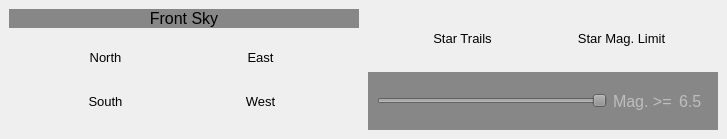
      <widget class="QFrame" name="wStar">
       <layout class="QHBoxLayout" name="wStarRow">
        <property name="spacing">
         <number>9</number>
        </property>
        <property name="leftMargin">
         <number>9</number>
        </property>
        <property name="topMargin">
         <number>9</number>
        </property>
        <property name="rightMargin">
         <number>9</number>
        </property>
        <property name="bottomMargin">
         <number>9</number>
        </property>
        <item>
         <widget class="QWidget" name="verticalWidget" native="true">
          <property name="minimumSize">
           <size>
            <width>350</width>
            <height>84</height>
           </size>
          </property>
          <property name="maximumSize">
           <size>
            <width>350</width>
            <height>16777215</height>
           </size>
          </property>
          <layout class="QVBoxLayout" name="verticalLayout_8">
           <property name="spacing">
            <number>0</number>
           </property>
           <property name="leftMargin">
            <number>0</number>
           </property>
           <property name="topMargin">
            <number>0</number>
           </property>
           <property name="rightMargin">
            <number>0</number>
           </property>
           <property name="bottomMargin">
            <number>0</number>
           </property>
           <item>
            <widget class="QLabel" name="lblFront">
             <property name="font">
              <font>
               <family>MS Shell Dlg 2</family>
               <pointsize>12</pointsize>
               <weight>50</weight>
               <italic>false</italic>
               <bold>false</bold>
              </font>
             </property>
             <property name="autoFillBackground">
              <bool>false</bool>
             </property>
             <property name="styleSheet">
              <string notr="true">font: 12pt &quot;MS Shell Dlg 2&quot;;
background-color: rgb(135, 135, 135);
</string>
             </property>
             <property name="text">
              <string>Front Sky</string>
             </property>
             <property name="alignment">
              <set>Qt::AlignCenter</set>
             </property>
            </widget>
           </item>
           <item>
            <widget class="QFrame" name="horizontalFrame">
             <layout class="QHBoxLayout" name="horizontalLayout_3">
              <property name="spacing">
               <number>0</number>
              </property>
              <item>
               <widget class="QFrame" name="verticalFrame_2">
                <property name="minimumSize">
                 <size>
                  <width>135</width>
                  <height>84</height>
                 </size>
                </property>
                <property name="maximumSize">
                 <size>
                  <width>135</width>
                  <height>16777215</height>
                 </size>
                </property>
                <layout class="QVBoxLayout" name="verticalLayout_6">
                 <property name="spacing">
                  <number>4</number>
                 </property>
                 <property name="leftMargin">
                  <number>0</number>
                 </property>
                 <property name="topMargin">
                  <number>0</number>
                 </property>
                 <property name="rightMargin">
                  <number>0</number>
                 </property>
                 <property name="bottomMargin">
                  <number>0</number>
                 </property>
                 <item>
                  <widget class="QPushButton" name="btnNorth">
                   <property name="minimumSize">
                    <size>
                     <width>135</width>
                     <height>40</height>
                    </size>
                   </property>
                   <property name="maximumSize">
                    <size>
                     <width>135</width>
                     <height>16777215</height>
                    </size>
                   </property>
                   <property name="styleSheet">
                    <string notr="true">QPushButton { 
     border-style: inset;
     border-width: 1px;
     border-radius:5px;
	 padding: 3px;
     border-style: solid;
     border-width: 1px;
     border-radius:5px;
     border-color: palette(button);
	 padding: 3px;
     font-size: 10pt;
}

QPushButton:checked { 
     border-color: palette(dark);
    background-color: qradialgradient(cx: 0.7, cy: 1.4, fx: 0.7, fy: 1.9, radius: 1.5, stop: 0 rgb(255, 255, 0), stop: 1 transparent );
}

QPushButton:pressed { 
     border-color: palette(dark);
     background-color: qradialgradient(cx: 0.7, cy: 1.4, fx: 0.7, fy: 1.9, radius: 1.5, stop: 0 palette(dark), stop: 1 transparent );
}

</string>
                   </property>
                   <property name="text">
                    <string>North</string>
                   </property>
                  </widget>
                 </item>
                 <item>
                  <widget class="QPushButton" name="btnSouth">
                   <property name="minimumSize">
                    <size>
                     <width>135</width>
                     <height>40</height>
                    </size>
                   </property>
                   <property name="maximumSize">
                    <size>
                     <width>135</width>
                     <height>16777215</height>
                    </size>
                   </property>
                   <property name="styleSheet">
                    <string notr="true">QPushButton { 
     border-style: inset;
     border-width: 1px;
     border-radius:5px;
	 padding: 3px;
     border-style: solid;
     border-width: 1px;
     border-radius:5px;
     border-color: palette(button);
	 padding: 3px;
     font-size: 10pt;
}

QPushButton:checked { 
     border-color: palette(dark);
    background-color: qradialgradient(cx: 0.7, cy: 1.4, fx: 0.7, fy: 1.9, radius: 1.5, stop: 0 rgb(255, 255, 0), stop: 1 transparent );
}

QPushButton:pressed { 
     border-color: palette(dark);
     background-color: qradialgradient(cx: 0.7, cy: 1.4, fx: 0.7, fy: 1.9, radius: 1.5, stop: 0 palette(dark), stop: 1 transparent );
}

</string>
                   </property>
                   <property name="text">
                    <string>South</string>
                   </property>
                  </widget>
                 </item>
                </layout>
               </widget>
              </item>
              <item>
               <widget class="QFrame" name="verticalFrame">
                <property name="minimumSize">
                 <size>
                  <width>135</width>
                  <height>84</height>
                 </size>
                </property>
                <property name="maximumSize">
                 <size>
                  <width>135</width>
                  <height>16777215</height>
                 </size>
                </property>
                <layout class="QVBoxLayout" name="verticalLayout_2">
                 <property name="spacing">
                  <number>4</number>
                 </property>
                 <property name="leftMargin">
                  <number>0</number>
                 </property>
                 <property name="topMargin">
                  <number>0</number>
                 </property>
                 <property name="rightMargin">
                  <number>0</number>
                 </property>
                 <property name="bottomMargin">
                  <number>0</number>
                 </property>
                 <item>
                  <widget class="QPushButton" name="btnEast">
                   <property name="minimumSize">
                    <size>
                     <width>135</width>
                     <height>40</height>
                    </size>
                   </property>
                   <property name="maximumSize">
                    <size>
                     <width>135</width>
                     <height>16777215</height>
                    </size>
                   </property>
                   <property name="styleSheet">
                    <string notr="true">QPushButton { 
     border-style: inset;
     border-width: 1px;
     border-radius:5px;
	 padding: 3px;
     border-style: solid;
     border-width: 1px;
     border-radius:5px;
     border-color: palette(button);
	 padding: 3px;
     font-size: 10pt;
}

QPushButton:checked { 
     border-color: palette(dark);
    background-color: qradialgradient(cx: 0.7, cy: 1.4, fx: 0.7, fy: 1.9, radius: 1.5, stop: 0 rgb(255, 255, 0), stop: 1 transparent );
}

QPushButton:pressed { 
     border-color: palette(dark);
     background-color: qradialgradient(cx: 0.7, cy: 1.4, fx: 0.7, fy: 1.9, radius: 1.5, stop: 0 palette(dark), stop: 1 transparent );
}

</string>
                   </property>
                   <property name="text">
                    <string>East</string>
                   </property>
                  </widget>
                 </item>
                 <item>
                  <widget class="QPushButton" name="btnWest">
                   <property name="minimumSize">
                    <size>
                     <width>135</width>
                     <height>40</height>
                    </size>
                   </property>
                   <property name="maximumSize">
                    <size>
                     <width>135</width>
                     <height>16777215</height>
                    </size>
                   </property>
                   <property name="styleSheet">
                    <string notr="true">QPushButton { 
     border-style: inset;
     border-width: 1px;
     border-radius:5px;
	 padding: 3px;
     border-style: solid;
     border-width: 1px;
     border-radius:5px;
     border-color: palette(button);
	 padding: 3px;
     font-size: 10pt;
}

QPushButton:checked { 
     border-color: palette(dark);
    background-color: qradialgradient(cx: 0.7, cy: 1.4, fx: 0.7, fy: 1.9, radius: 1.5, stop: 0 rgb(255, 255, 0), stop: 1 transparent );
}

QPushButton:pressed { 
     border-color: palette(dark);
     background-color: qradialgradient(cx: 0.7, cy: 1.4, fx: 0.7, fy: 1.9, radius: 1.5, stop: 0 palette(dark), stop: 1 transparent );
}

</string>
                   </property>
                   <property name="text">
                    <string>West</string>
                   </property>
                  </widget>
                 </item>
                </layout>
               </widget>
              </item>
             </layout>
            </widget>
           </item>
          </layout>
         </widget>
        </item>
        <item>
         <widget class="QWidget" name="verticalWidget_3" native="true">
          <property name="minimumSize">
           <size>
            <width>350</width>
            <height>84</height>
           </size>
          </property>
          <property name="maximumSize">
           <size>
            <width>350</width>
            <height>16777215</height>
           </size>
          </property>
          <layout class="QVBoxLayout" name="verticalLayout_7">
           <property name="spacing">
            <number>4</number>
           </property>
           <property name="leftMargin">
            <number>0</number>
           </property>
           <property name="topMargin">
            <number>0</number>
           </property>
           <property name="rightMargin">
            <number>0</number>
           </property>
           <property name="bottomMargin">
            <number>0</number>
           </property>
           <item>
            <widget class="QFrame" name="horizontalFrame">
             <layout class="QHBoxLayout" name="layoutbut">
              <item>
               <widget class="QPushButton" name="btnStarTrails">
                <property name="minimumSize">
                 <size>
                  <width>135</width>
                  <height>40</height>
                 </size>
                </property>
                <property name="maximumSize">
                 <size>
                  <width>135</width>
                  <height>16777215</height>
                 </size>
                </property>
                <property name="styleSheet">
                 <string notr="true">QPushButton { 
     border-style: inset;
     border-width: 1px;
     border-radius:5px;
	 padding: 3px;
     border-style: solid;
     border-width: 1px;
     border-radius:5px;
     border-color: palette(button);
	 padding: 3px;
     font-size: 10pt;
}

QPushButton:checked { 
     border-color: palette(dark);
    background-color: qradialgradient(cx: 0.7, cy: 1.4, fx: 0.7, fy: 1.9, radius: 1.5, stop: 0 rgb(255, 255, 0), stop: 1 transparent );
}

QPushButton:pressed { 
     border-color: palette(dark);
     background-color: qradialgradient(cx: 0.7, cy: 1.4, fx: 0.7, fy: 1.9, radius: 1.5, stop: 0 palette(dark), stop: 1 transparent );
}

</string>
                </property>
                <property name="text">
                 <string>Star Trails</string>
                </property>
                <property name="checkable">
                 <bool>true</bool>
                </property>
               </widget>
              </item>
              <item>
               <widget class="QPushButton" name="btnStarMag">
                <property name="minimumSize">
                 <size>
                  <width>135</width>
                  <height>40</height>
                 </size>
                </property>
                <property name="maximumSize">
                 <size>
                  <width>135</width>
                  <height>16777215</height>
                 </size>
                </property>
                <property name="styleSheet">
                 <string notr="true">QPushButton { 
     border-style: inset;
     border-width: 1px;
     border-radius:5px;
	 padding: 3px;
     border-style: solid;
     border-width: 1px;
     border-radius:5px;
     border-color: palette(button);
	 padding: 3px;
     font-size: 10pt;
}

QPushButton:checked { 
     border-color: palette(dark);
    background-color: qradialgradient(cx: 0.7, cy: 1.4, fx: 0.7, fy: 1.9, radius: 1.5, stop: 0 rgb(255, 255, 0), stop: 1 transparent );
}

QPushButton:pressed { 
     border-color: palette(dark);
     background-color: qradialgradient(cx: 0.7, cy: 1.4, fx: 0.7, fy: 1.9, radius: 1.5, stop: 0 palette(dark), stop: 1 transparent );
}

</string>
                </property>
                <property name="text">
                 <string>Star Mag. Limit</string>
                </property>
                <property name="checkable">
                 <bool>true</bool>
                </property>
               </widget>
              </item>
             </layout>
            </widget>
           </item>
           <item>
            <widget class="QFrame" name="frameStarMag_2">
             <property name="enabled">
              <bool>false</bool>
             </property>
             <property name="styleSheet">
              <string notr="true">font: 12pt &quot;MS Shell Dlg 2&quot;;
background-color: rgb(135, 135, 135);</string>
             </property>
             <layout class="QHBoxLayout" name="frameStarMag">
              <property name="spacing">
               <number>6</number>
              </property>
              <item>
               <widget class="QSlider" name="horizontalSlider">
                <property name="minimum">
                 <number>-20</number>
                </property>
                <property name="maximum">
                 <number>65</number>
                </property>
                <property name="singleStep">
                 <number>1</number>
                </property>
                <property name="value">
                 <number>65</number>
                </property>
                <property name="sliderPosition">
                 <number>65</number>
                </property>
                <property name="orientation">
                 <enum>Qt::Horizontal</enum>
                </property>
                <property name="invertedAppearance">
                 <bool>false</bool>
                </property>
                <property name="invertedControls">
                 <bool>false</bool>
                </property>
                <property name="tickPosition">
                 <enum>QSlider::NoTicks</enum>
                </property>
                <property name="tickInterval">
                 <number>0</number>
                </property>
               </widget>
              </item>
              <item>
               <widget class="QLabel" name="labelMag">
                <property name="minimumSize">
                 <size>
                  <width>60</width>
                  <height>0</height>
                 </size>
                </property>
                <property name="maximumSize">
                 <size>
                  <width>60</width>
                  <height>16777215</height>
                 </size>
                </property>
                <property name="font">
                 <font>
                  <family>MS Shell Dlg 2</family>
                  <pointsize>12</pointsize>
                  <weight>50</weight>
                  <italic>false</italic>
                  <bold>false</bold>
                 </font>
                </property>
                <property name="styleSheet">
                 <string notr="true">font: 12pt &quot;MS Shell Dlg 2&quot;;
background-color: rgb(135, 135, 135);</string>
                </property>
                <property name="text">
                 <string>Mag. &gt;=</string>
                </property>
               </widget>
              </item>
              <item>
               <widget class="QLabel" name="lblMag">
                <property name="minimumSize">
                 <size>
                  <width>30</width>
                  <height>0</height>
                 </size>
                </property>
                <property name="maximumSize">
                 <size>
                  <width>30</width>
                  <height>16777215</height>
                 </size>
                </property>
                <property name="font">
                 <font>
                  <family>MS Shell Dlg 2</family>
                  <pointsize>12</pointsize>
                  <weight>50</weight>
                  <italic>false</italic>
                  <bold>false</bold>
                 </font>
                </property>
                <property name="styleSheet">
                 <string notr="true">font: 12pt &quot;MS Shell Dlg 2&quot;;
background-color: rgb(135, 135, 135);</string>
                </property>
                <property name="text">
                 <string>6.5</string>
                </property>
               </widget>
              </item>
             </layout>
            </widget>
           </item>
          </layout>
         </widget>
        </item>
       </layout>
      </widget>
